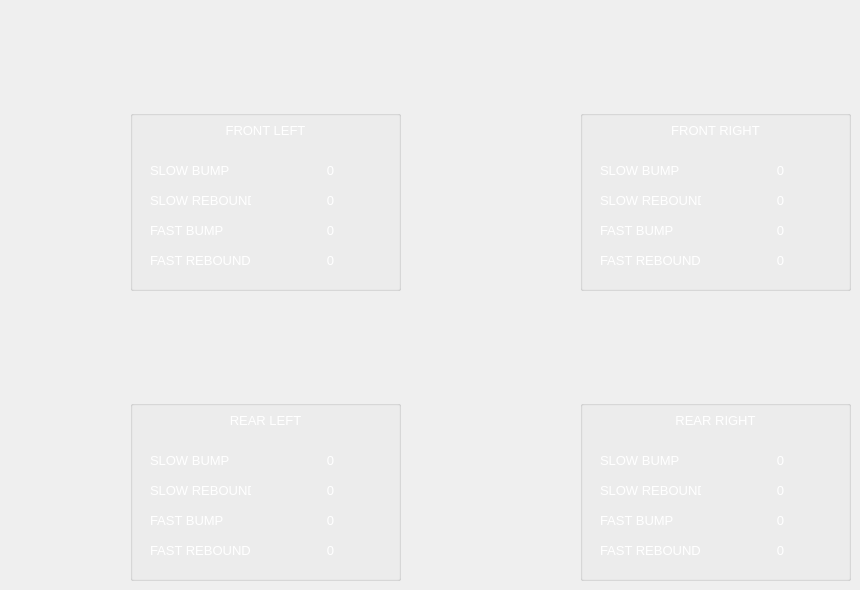
      <widget class="QWidget" name="dampers">
       <widget class="QGroupBox" name="frontLeftDampersBox">
        <property name="geometry">
         <rect>
          <x>130</x>
          <y>110</y>
          <width>271</width>
          <height>181</height>
         </rect>
        </property>
        <property name="title">
         <string/>
        </property>
        <widget class="QLabel" name="frontLeftDampersTitle">
         <property name="geometry">
          <rect>
           <x>90</x>
           <y>10</y>
           <width>91</width>
           <height>21</height>
          </rect>
         </property>
         <property name="font">
          <font>
           <pointsize>10</pointsize>
          </font>
         </property>
         <property name="styleSheet">
          <string notr="true">color:white;</string>
         </property>
         <property name="text">
          <string>FRONT LEFT</string>
         </property>
         <property name="alignment">
          <set>Qt::AlignCenter</set>
         </property>
        </widget>
        <widget class="QLabel" name="slowBumpFLTitle">
         <property name="geometry">
          <rect>
           <x>20</x>
           <y>50</y>
           <width>91</width>
           <height>21</height>
          </rect>
         </property>
         <property name="font">
          <font>
           <pointsize>10</pointsize>
          </font>
         </property>
         <property name="styleSheet">
          <string notr="true">color:white;</string>
         </property>
         <property name="text">
          <string>SLOW BUMP</string>
         </property>
         <property name="alignment">
          <set>Qt::AlignLeading|Qt::AlignLeft|Qt::AlignVCenter</set>
         </property>
        </widget>
        <widget class="QLabel" name="slowReboundFLTitle">
         <property name="geometry">
          <rect>
           <x>20</x>
           <y>80</y>
           <width>101</width>
           <height>21</height>
          </rect>
         </property>
         <property name="font">
          <font>
           <pointsize>10</pointsize>
          </font>
         </property>
         <property name="styleSheet">
          <string notr="true">color:white;</string>
         </property>
         <property name="text">
          <string>SLOW REBOUND</string>
         </property>
         <property name="alignment">
          <set>Qt::AlignLeading|Qt::AlignLeft|Qt::AlignVCenter</set>
         </property>
        </widget>
        <widget class="QLabel" name="fastBumpFLTitle">
         <property name="geometry">
          <rect>
           <x>20</x>
           <y>110</y>
           <width>101</width>
           <height>21</height>
          </rect>
         </property>
         <property name="font">
          <font>
           <pointsize>10</pointsize>
          </font>
         </property>
         <property name="styleSheet">
          <string notr="true">color:white;</string>
         </property>
         <property name="text">
          <string>FAST BUMP</string>
         </property>
         <property name="alignment">
          <set>Qt::AlignLeading|Qt::AlignLeft|Qt::AlignVCenter</set>
         </property>
        </widget>
        <widget class="QLabel" name="fastReboundFLTitle">
         <property name="geometry">
          <rect>
           <x>20</x>
           <y>140</y>
           <width>101</width>
           <height>21</height>
          </rect>
         </property>
         <property name="font">
          <font>
           <pointsize>10</pointsize>
          </font>
         </property>
         <property name="styleSheet">
          <string notr="true">color:white;</string>
         </property>
         <property name="text">
          <string>FAST REBOUND</string>
         </property>
         <property name="alignment">
          <set>Qt::AlignLeading|Qt::AlignLeft|Qt::AlignVCenter</set>
         </property>
        </widget>
        <widget class="QLabel" name="slowBumpFLValue">
         <property name="geometry">
          <rect>
           <x>160</x>
           <y>50</y>
           <width>81</width>
           <height>21</height>
          </rect>
         </property>
         <property name="font">
          <font>
           <pointsize>10</pointsize>
          </font>
         </property>
         <property name="styleSheet">
          <string notr="true">color:white;</string>
         </property>
         <property name="text">
          <string>0</string>
         </property>
         <property name="alignment">
          <set>Qt::AlignCenter</set>
         </property>
        </widget>
        <widget class="QLabel" name="slowReboundFLValue">
         <property name="geometry">
          <rect>
           <x>160</x>
           <y>80</y>
           <width>81</width>
           <height>21</height>
          </rect>
         </property>
         <property name="font">
          <font>
           <pointsize>10</pointsize>
          </font>
         </property>
         <property name="styleSheet">
          <string notr="true">color:white;</string>
         </property>
         <property name="text">
          <string>0</string>
         </property>
         <property name="alignment">
          <set>Qt::AlignCenter</set>
         </property>
        </widget>
        <widget class="QLabel" name="fastBumpFLValue">
         <property name="geometry">
          <rect>
           <x>160</x>
           <y>110</y>
           <width>81</width>
           <height>21</height>
          </rect>
         </property>
         <property name="font">
          <font>
           <pointsize>10</pointsize>
          </font>
         </property>
         <property name="styleSheet">
          <string notr="true">color:white;</string>
         </property>
         <property name="text">
          <string>0</string>
         </property>
         <property name="alignment">
          <set>Qt::AlignCenter</set>
         </property>
        </widget>
        <widget class="QLabel" name="fastReboundFLValue">
         <property name="geometry">
          <rect>
           <x>160</x>
           <y>140</y>
           <width>81</width>
           <height>21</height>
          </rect>
         </property>
         <property name="font">
          <font>
           <pointsize>10</pointsize>
          </font>
         </property>
         <property name="styleSheet">
          <string notr="true">color:white;</string>
         </property>
         <property name="text">
          <string>0</string>
         </property>
         <property name="alignment">
          <set>Qt::AlignCenter</set>
         </property>
        </widget>
       </widget>
       <widget class="QGroupBox" name="frontRightDampersBox">
        <property name="geometry">
         <rect>
          <x>580</x>
          <y>110</y>
          <width>271</width>
          <height>181</height>
         </rect>
        </property>
        <property name="title">
         <string/>
        </property>
        <widget class="QLabel" name="frontLRightDampersTitle">
         <property name="geometry">
          <rect>
           <x>90</x>
           <y>10</y>
           <width>91</width>
           <height>21</height>
          </rect>
         </property>
         <property name="font">
          <font>
           <pointsize>10</pointsize>
          </font>
         </property>
         <property name="styleSheet">
          <string notr="true">color:white;</string>
         </property>
         <property name="text">
          <string>FRONT RIGHT</string>
         </property>
         <property name="alignment">
          <set>Qt::AlignCenter</set>
         </property>
        </widget>
        <widget class="QLabel" name="slowBumpFRTitle">
         <property name="geometry">
          <rect>
           <x>20</x>
           <y>50</y>
           <width>91</width>
           <height>21</height>
          </rect>
         </property>
         <property name="font">
          <font>
           <pointsize>10</pointsize>
          </font>
         </property>
         <property name="styleSheet">
          <string notr="true">color:white;</string>
         </property>
         <property name="text">
          <string>SLOW BUMP</string>
         </property>
         <property name="alignment">
          <set>Qt::AlignLeading|Qt::AlignLeft|Qt::AlignVCenter</set>
         </property>
        </widget>
        <widget class="QLabel" name="slowReboundFRTitle">
         <property name="geometry">
          <rect>
           <x>20</x>
           <y>80</y>
           <width>101</width>
           <height>21</height>
          </rect>
         </property>
         <property name="font">
          <font>
           <pointsize>10</pointsize>
          </font>
         </property>
         <property name="styleSheet">
          <string notr="true">color:white;</string>
         </property>
         <property name="text">
          <string>SLOW REBOUND</string>
         </property>
         <property name="alignment">
          <set>Qt::AlignLeading|Qt::AlignLeft|Qt::AlignVCenter</set>
         </property>
        </widget>
        <widget class="QLabel" name="fastBumpFRTitle">
         <property name="geometry">
          <rect>
           <x>20</x>
           <y>110</y>
           <width>101</width>
           <height>21</height>
          </rect>
         </property>
         <property name="font">
          <font>
           <pointsize>10</pointsize>
          </font>
         </property>
         <property name="styleSheet">
          <string notr="true">color:white;</string>
         </property>
         <property name="text">
          <string>FAST BUMP</string>
         </property>
         <property name="alignment">
          <set>Qt::AlignLeading|Qt::AlignLeft|Qt::AlignVCenter</set>
         </property>
        </widget>
        <widget class="QLabel" name="fastReboundFRTitle">
         <property name="geometry">
          <rect>
           <x>20</x>
           <y>140</y>
           <width>101</width>
           <height>21</height>
          </rect>
         </property>
         <property name="font">
          <font>
           <pointsize>10</pointsize>
          </font>
         </property>
         <property name="styleSheet">
          <string notr="true">color:white;</string>
         </property>
         <property name="text">
          <string>FAST REBOUND</string>
         </property>
         <property name="alignment">
          <set>Qt::AlignLeading|Qt::AlignLeft|Qt::AlignVCenter</set>
         </property>
        </widget>
        <widget class="QLabel" name="slowBumpFRValue">
         <property name="geometry">
          <rect>
           <x>160</x>
           <y>50</y>
           <width>81</width>
           <height>21</height>
          </rect>
         </property>
         <property name="font">
          <font>
           <pointsize>10</pointsize>
          </font>
         </property>
         <property name="styleSheet">
          <string notr="true">color:white;</string>
         </property>
         <property name="text">
          <string>0</string>
         </property>
         <property name="alignment">
          <set>Qt::AlignCenter</set>
         </property>
        </widget>
        <widget class="QLabel" name="slowReboundFRValue">
         <property name="geometry">
          <rect>
           <x>160</x>
           <y>80</y>
           <width>81</width>
           <height>21</height>
          </rect>
         </property>
         <property name="font">
          <font>
           <pointsize>10</pointsize>
          </font>
         </property>
         <property name="styleSheet">
          <string notr="true">color:white;</string>
         </property>
         <property name="text">
          <string>0</string>
         </property>
         <property name="alignment">
          <set>Qt::AlignCenter</set>
         </property>
        </widget>
        <widget class="QLabel" name="fastBumpFRValue">
         <property name="geometry">
          <rect>
           <x>160</x>
           <y>110</y>
           <width>81</width>
           <height>21</height>
          </rect>
         </property>
         <property name="font">
          <font>
           <pointsize>10</pointsize>
          </font>
         </property>
         <property name="styleSheet">
          <string notr="true">color:white;</string>
         </property>
         <property name="text">
          <string>0</string>
         </property>
         <property name="alignment">
          <set>Qt::AlignCenter</set>
         </property>
        </widget>
        <widget class="QLabel" name="fastReboundFRValue">
         <property name="geometry">
          <rect>
           <x>160</x>
           <y>140</y>
           <width>81</width>
           <height>21</height>
          </rect>
         </property>
         <property name="font">
          <font>
           <pointsize>10</pointsize>
          </font>
         </property>
         <property name="styleSheet">
          <string notr="true">color:white;</string>
         </property>
         <property name="text">
          <string>0</string>
         </property>
         <property name="alignment">
          <set>Qt::AlignCenter</set>
         </property>
        </widget>
       </widget>
       <widget class="QGroupBox" name="rearLeftDampersBox">
        <property name="geometry">
         <rect>
          <x>130</x>
          <y>400</y>
          <width>271</width>
          <height>181</height>
         </rect>
        </property>
        <property name="title">
         <string/>
        </property>
        <widget class="QLabel" name="rearLeftDampersTitle">
         <property name="geometry">
          <rect>
           <x>90</x>
           <y>10</y>
           <width>91</width>
           <height>21</height>
          </rect>
         </property>
         <property name="font">
          <font>
           <pointsize>10</pointsize>
          </font>
         </property>
         <property name="styleSheet">
          <string notr="true">color:white;</string>
         </property>
         <property name="text">
          <string>REAR LEFT</string>
         </property>
         <property name="alignment">
          <set>Qt::AlignCenter</set>
         </property>
        </widget>
        <widget class="QLabel" name="slowBumpRLTitle">
         <property name="geometry">
          <rect>
           <x>20</x>
           <y>50</y>
           <width>91</width>
           <height>21</height>
          </rect>
         </property>
         <property name="font">
          <font>
           <pointsize>10</pointsize>
          </font>
         </property>
         <property name="styleSheet">
          <string notr="true">color:white;</string>
         </property>
         <property name="text">
          <string>SLOW BUMP</string>
         </property>
         <property name="alignment">
          <set>Qt::AlignLeading|Qt::AlignLeft|Qt::AlignVCenter</set>
         </property>
        </widget>
        <widget class="QLabel" name="slowReboundRLTitle">
         <property name="geometry">
          <rect>
           <x>20</x>
           <y>80</y>
           <width>101</width>
           <height>21</height>
          </rect>
         </property>
         <property name="font">
          <font>
           <pointsize>10</pointsize>
          </font>
         </property>
         <property name="styleSheet">
          <string notr="true">color:white;</string>
         </property>
         <property name="text">
          <string>SLOW REBOUND</string>
         </property>
         <property name="alignment">
          <set>Qt::AlignLeading|Qt::AlignLeft|Qt::AlignVCenter</set>
         </property>
        </widget>
        <widget class="QLabel" name="fastBumpRLTitle">
         <property name="geometry">
          <rect>
           <x>20</x>
           <y>110</y>
           <width>101</width>
           <height>21</height>
          </rect>
         </property>
         <property name="font">
          <font>
           <pointsize>10</pointsize>
          </font>
         </property>
         <property name="styleSheet">
          <string notr="true">color:white;</string>
         </property>
         <property name="text">
          <string>FAST BUMP</string>
         </property>
         <property name="alignment">
          <set>Qt::AlignLeading|Qt::AlignLeft|Qt::AlignVCenter</set>
         </property>
        </widget>
        <widget class="QLabel" name="fastReboundRLTitle">
         <property name="geometry">
          <rect>
           <x>20</x>
           <y>140</y>
           <width>101</width>
           <height>21</height>
          </rect>
         </property>
         <property name="font">
          <font>
           <pointsize>10</pointsize>
          </font>
         </property>
         <property name="styleSheet">
          <string notr="true">color:white;</string>
         </property>
         <property name="text">
          <string>FAST REBOUND</string>
         </property>
         <property name="alignment">
          <set>Qt::AlignLeading|Qt::AlignLeft|Qt::AlignVCenter</set>
         </property>
        </widget>
        <widget class="QLabel" name="slowBumpRLValue">
         <property name="geometry">
          <rect>
           <x>160</x>
           <y>50</y>
           <width>81</width>
           <height>21</height>
          </rect>
         </property>
         <property name="font">
          <font>
           <pointsize>10</pointsize>
          </font>
         </property>
         <property name="styleSheet">
          <string notr="true">color:white;</string>
         </property>
         <property name="text">
          <string>0</string>
         </property>
         <property name="alignment">
          <set>Qt::AlignCenter</set>
         </property>
        </widget>
        <widget class="QLabel" name="slowReboundRLValue">
         <property name="geometry">
          <rect>
           <x>160</x>
           <y>80</y>
           <width>81</width>
           <height>21</height>
          </rect>
         </property>
         <property name="font">
          <font>
           <pointsize>10</pointsize>
          </font>
         </property>
         <property name="styleSheet">
          <string notr="true">color:white;</string>
         </property>
         <property name="text">
          <string>0</string>
         </property>
         <property name="alignment">
          <set>Qt::AlignCenter</set>
         </property>
        </widget>
        <widget class="QLabel" name="fastBumpRLValue">
         <property name="geometry">
          <rect>
           <x>160</x>
           <y>110</y>
           <width>81</width>
           <height>21</height>
          </rect>
         </property>
         <property name="font">
          <font>
           <pointsize>10</pointsize>
          </font>
         </property>
         <property name="styleSheet">
          <string notr="true">color:white;</string>
         </property>
         <property name="text">
          <string>0</string>
         </property>
         <property name="alignment">
          <set>Qt::AlignCenter</set>
         </property>
        </widget>
        <widget class="QLabel" name="fastReboundRLValue">
         <property name="geometry">
          <rect>
           <x>160</x>
           <y>140</y>
           <width>81</width>
           <height>21</height>
          </rect>
         </property>
         <property name="font">
          <font>
           <pointsize>10</pointsize>
          </font>
         </property>
         <property name="styleSheet">
          <string notr="true">color:white;</string>
         </property>
         <property name="text">
          <string>0</string>
         </property>
         <property name="alignment">
          <set>Qt::AlignCenter</set>
         </property>
        </widget>
       </widget>
       <widget class="QGroupBox" name="rearRightDampersBox">
        <property name="geometry">
         <rect>
          <x>580</x>
          <y>400</y>
          <width>271</width>
          <height>181</height>
         </rect>
        </property>
        <property name="title">
         <string/>
        </property>
        <widget class="QLabel" name="rearRightDampersTitle">
         <property name="geometry">
          <rect>
           <x>90</x>
           <y>10</y>
           <width>91</width>
           <height>21</height>
          </rect>
         </property>
         <property name="font">
          <font>
           <pointsize>10</pointsize>
          </font>
         </property>
         <property name="styleSheet">
          <string notr="true">color:white;</string>
         </property>
         <property name="text">
          <string>REAR RIGHT</string>
         </property>
         <property name="alignment">
          <set>Qt::AlignCenter</set>
         </property>
        </widget>
        <widget class="QLabel" name="slowBumpRRTitle">
         <property name="geometry">
          <rect>
           <x>20</x>
           <y>50</y>
           <width>91</width>
           <height>21</height>
          </rect>
         </property>
         <property name="font">
          <font>
           <pointsize>10</pointsize>
          </font>
         </property>
         <property name="styleSheet">
          <string notr="true">color:white;</string>
         </property>
         <property name="text">
          <string>SLOW BUMP</string>
         </property>
         <property name="alignment">
          <set>Qt::AlignLeading|Qt::AlignLeft|Qt::AlignVCenter</set>
         </property>
        </widget>
        <widget class="QLabel" name="slowReboundRRTitle">
         <property name="geometry">
          <rect>
           <x>20</x>
           <y>80</y>
           <width>101</width>
           <height>21</height>
          </rect>
         </property>
         <property name="font">
          <font>
           <pointsize>10</pointsize>
          </font>
         </property>
         <property name="styleSheet">
          <string notr="true">color:white;</string>
         </property>
         <property name="text">
          <string>SLOW REBOUND</string>
         </property>
         <property name="alignment">
          <set>Qt::AlignLeading|Qt::AlignLeft|Qt::AlignVCenter</set>
         </property>
        </widget>
        <widget class="QLabel" name="fastBumpRRTitle">
         <property name="geometry">
          <rect>
           <x>20</x>
           <y>110</y>
           <width>101</width>
           <height>21</height>
          </rect>
         </property>
         <property name="font">
          <font>
           <pointsize>10</pointsize>
          </font>
         </property>
         <property name="styleSheet">
          <string notr="true">color:white;</string>
         </property>
         <property name="text">
          <string>FAST BUMP</string>
         </property>
         <property name="alignment">
          <set>Qt::AlignLeading|Qt::AlignLeft|Qt::AlignVCenter</set>
         </property>
        </widget>
        <widget class="QLabel" name="fastReboundRRTitle">
         <property name="geometry">
          <rect>
           <x>20</x>
           <y>140</y>
           <width>101</width>
           <height>21</height>
          </rect>
         </property>
         <property name="font">
          <font>
           <pointsize>10</pointsize>
          </font>
         </property>
         <property name="styleSheet">
          <string notr="true">color:white;</string>
         </property>
         <property name="text">
          <string>FAST REBOUND</string>
         </property>
         <property name="alignment">
          <set>Qt::AlignLeading|Qt::AlignLeft|Qt::AlignVCenter</set>
         </property>
        </widget>
        <widget class="QLabel" name="slowBumpRRValue">
         <property name="geometry">
          <rect>
           <x>160</x>
           <y>50</y>
           <width>81</width>
           <height>21</height>
          </rect>
         </property>
         <property name="font">
          <font>
           <pointsize>10</pointsize>
          </font>
         </property>
         <property name="styleSheet">
          <string notr="true">color:white;</string>
         </property>
         <property name="text">
          <string>0</string>
         </property>
         <property name="alignment">
          <set>Qt::AlignCenter</set>
         </property>
        </widget>
        <widget class="QLabel" name="slowReboundRRValue">
         <property name="geometry">
          <rect>
           <x>160</x>
           <y>80</y>
           <width>81</width>
           <height>21</height>
          </rect>
         </property>
         <property name="font">
          <font>
           <pointsize>10</pointsize>
          </font>
         </property>
         <property name="styleSheet">
          <string notr="true">color:white;</string>
         </property>
         <property name="text">
          <string>0</string>
         </property>
         <property name="alignment">
          <set>Qt::AlignCenter</set>
         </property>
        </widget>
        <widget class="QLabel" name="fastBumpRRValue">
         <property name="geometry">
          <rect>
           <x>160</x>
           <y>110</y>
           <width>81</width>
           <height>21</height>
          </rect>
         </property>
         <property name="font">
          <font>
           <pointsize>10</pointsize>
          </font>
         </property>
         <property name="styleSheet">
          <string notr="true">color:white;</string>
         </property>
         <property name="text">
          <string>0</string>
         </property>
         <property name="alignment">
          <set>Qt::AlignCenter</set>
         </property>
        </widget>
        <widget class="QLabel" name="fastReboundRRValue">
         <property name="geometry">
          <rect>
           <x>160</x>
           <y>140</y>
           <width>81</width>
           <height>21</height>
          </rect>
         </property>
         <property name="font">
          <font>
           <pointsize>10</pointsize>
          </font>
         </property>
         <property name="styleSheet">
          <string notr="true">color:white;</string>
         </property>
         <property name="text">
          <string>0</string>
         </property>
         <property name="alignment">
          <set>Qt::AlignCenter</set>
         </property>
        </widget>
       </widget>
      </widget>
